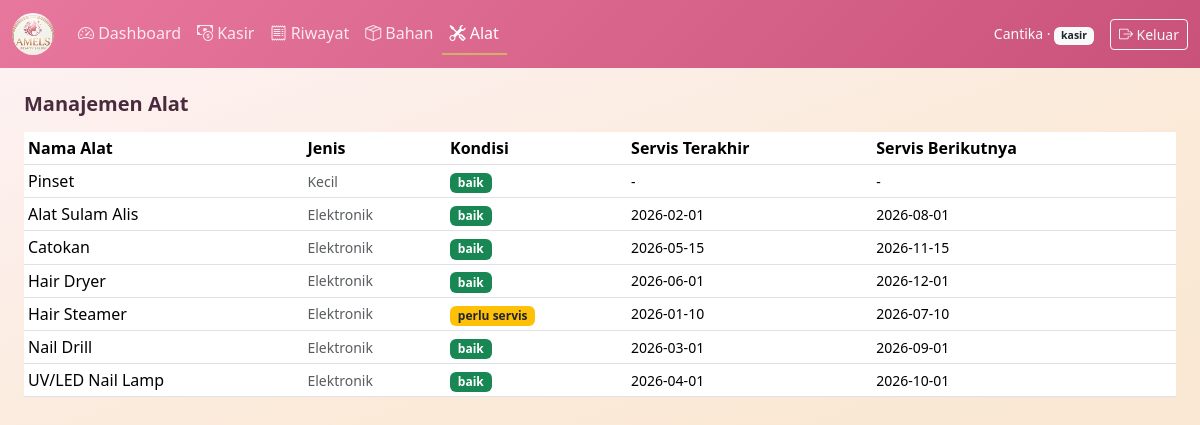
The page /alat.php (signed in) on the database its author committed.
### tables this page shows
CREATE TABLE alat (
            id INTEGER PRIMARY KEY AUTOINCREMENT,
            nama_alat TEXT NOT NULL,
            jenis TEXT NOT NULL CHECK(jenis IN ('kecil','elektronik')),
            kondisi TEXT NOT NULL DEFAULT 'baik' CHECK(kondisi IN ('baik','perlu servis','rusak')),
            tanggal_servis_terakhir TEXT,
            tanggal_servis_berikutnya TEXT
        );

### alat.php (the view, shortened to what this page needs)
<?php
require 'config.php';
$rows = $pdo->query("SELECT * FROM alat ORDER BY jenis DESC, nama_alat")->fetchAll(PDO::FETCH_ASSOC);
require 'includes/header.php';
function kondisiBadge($k) {
    $map = ['baik' => 'bg-success', 'perlu servis' => 'bg-warning text-dark', 'rusak' => 'bg-danger'];
    return '<span class="badge ' . ($map[$k] ?? 'bg-secondary') . '">' . htmlspecialchars($k) . '</span>';
}
?>
<div class="d-flex justify-content-between align-items-center mb-3">
  <h5 class="fw-semibold mb-0">Manajemen Alat</h5>
</div>
<div class="table-responsive">
<table class="table table-sm table-hover bg-white align-middle">
  <thead>
    <tr><th>Nama Alat</th><th>Jenis</th><th>Kondisi</th><th>Servis Terakhir</th><th>Servis Berikutnya</th><th></th></tr>
  </thead>
  <tbody>
  <?php foreach ($rows as $a): $warn = $a['kondisi'] !== 'baik'; ?>
    <tr class="<?= $warn ? 'needs-service' : '' ?>">
      <td><?= htmlspecialchars($a['nama_alat']) ?></td>
      <td class="small text-muted text-capitalize"><?= htmlspecialchars($a['jenis']) ?></td>
      <td><?= kondisiBadge($a['kondisi']) ?></td>
      <td class="small"><?= htmlspecialchars($a['tanggal_servis_terakhir'] ?? '-') ?></td>
      <td class="small"><?= htmlspecialchars($a['tanggal_servis_berikutnya'] ?? '-') ?></td>
      <td>
      </td>
    </tr>
  <?php endforeach; ?>
  </tbody>
</table>
</div>
<?php require 'includes/footer.php'; ?>

### assets/css/style.css (style rules this page uses)
:root { --pink-deep: #C9527A; --pink: #E8779E; --pink-soft: #F6C4D5; --pink-bg: #FDF2F6; --gold: #D4AF6A; --gold-soft: #F1E1BE; --ink: #4A2B3D; --gray-soft: #F3E4EB; }
body { background: linear-gradient(160deg, #FDF2F6 0%, #FBEAD8 45%, #F6E4CB 100%); background-attachment: fixed; color: var(--ink); font-family: 'Segoe UI', system-ui, -apple-system, sans-serif; }
.needs-service { background: #FBF0DA !important; }

### rows shown on the page
alat: nama_alat "Pinset", jenis "Kecil", kondisi "baik", tanggal_servis_terakhir "-", tanggal_servis_berikutnya "-"
alat: nama_alat "Alat Sulam Alis", jenis "Elektronik", kondisi "baik", tanggal_servis_terakhir "2026-02-01", tanggal_servis_berikutnya "2026-08-01"
alat: nama_alat "Catokan", jenis "Elektronik", kondisi "baik", tanggal_servis_terakhir "2026-05-15", tanggal_servis_berikutnya "2026-11-15"
alat: nama_alat "Hair Dryer", jenis "Elektronik", kondisi "baik", tanggal_servis_terakhir "2026-06-01", tanggal_servis_berikutnya "2026-12-01"
alat: nama_alat "Hair Steamer", jenis "Elektronik", kondisi "perlu servis", tanggal_servis_terakhir "2026-01-10", tanggal_servis_berikutnya "2026-07-10"
alat: nama_alat "Nail Drill", jenis "Elektronik", kondisi "baik", tanggal_servis_terakhir "2026-03-01", tanggal_servis_berikutnya "2026-09-01"
alat: nama_alat "UV/LED Nail Lamp", jenis "Elektronik", kondisi "baik", tanggal_servis_terakhir "2026-04-01", tanggal_servis_berikutnya "2026-10-01"

### other values the page prints
$user['nama'] "Cantika"
$user['role'] "kasir"
